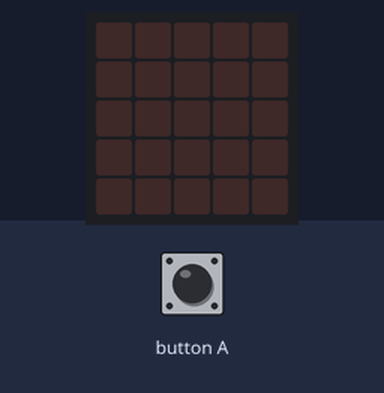
Bench run of a program on a simulated BBC micro:bit running MicroPython. Shown: the board's 5×5 LED display. Inputs (shaded band) come from the test bench.

Above: at 1.2 s.
1.3 s: button A pressed for 0.15 s
At 2.1 s:
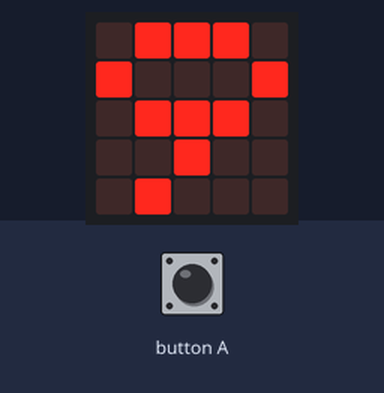
At 3.1 s:
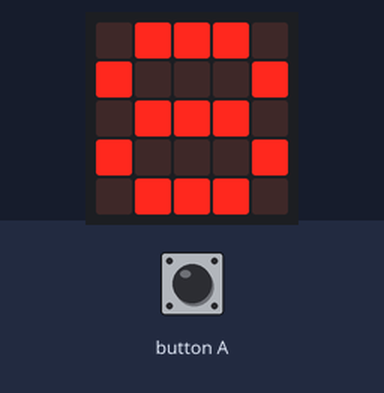
Timing chart, 0 to 4.6 s (numbered marks = the images above; inputs shaded):
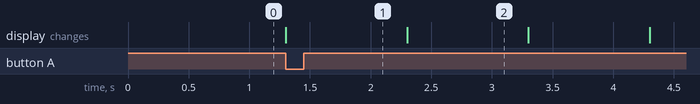

Measured:
- after the input at 1.3 s, the display: changes at once (image 1)
- what the display in image 2 shows lasts 1.0 s, from 2.3 s to 3.3 s

The program:

microbit-3-2-1.py
```python
# Add your Python code here. E.g.
from microbit import *

while True:
    if button_a.is_pressed():
        no = 9
        for x in range(10):
            display.show(str(no))
            sleep(1000)
            no = no -1
```
